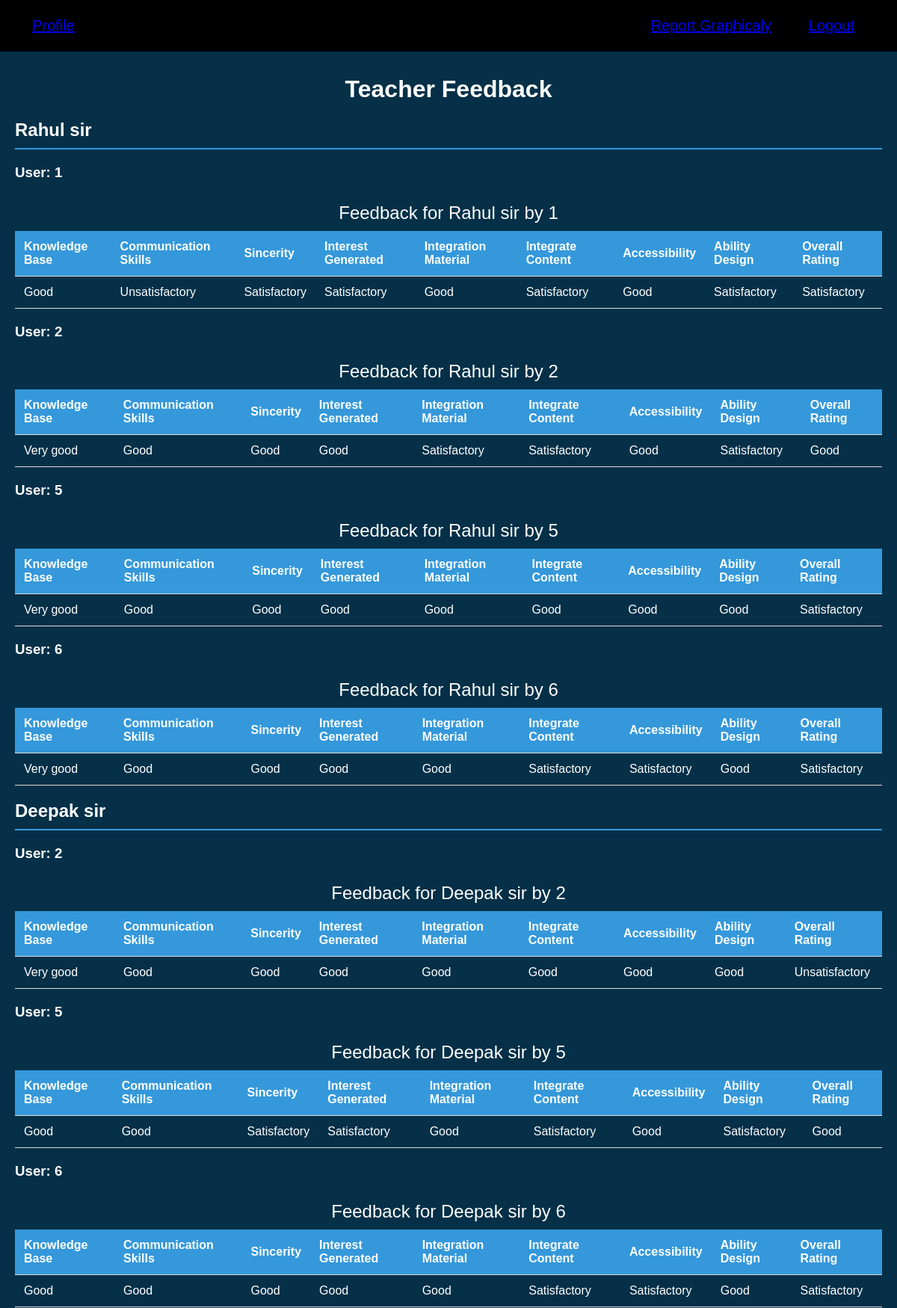
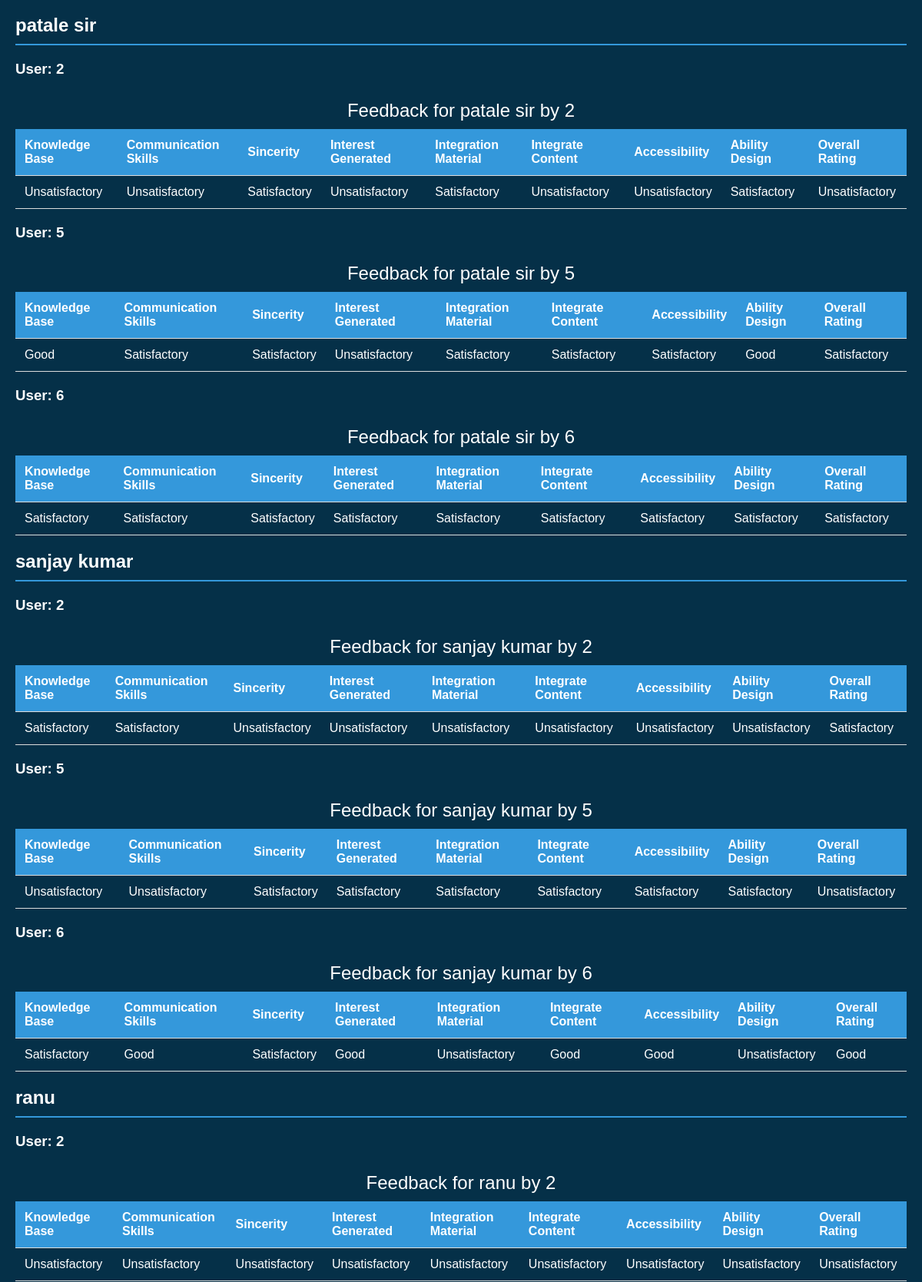
Screenshot of /display_feedback2 (upper part) with the database file from the repository (2 pictures, top to bottom).
### tables this page shows
CREATE TABLE feedback (
            id INTEGER PRIMARY KEY AUTOINCREMENT,
            user_id INTEGER,
            teacher TEXT,
            knowledge_base TEXT,
            communication_skills TEXT,
            sincerity TEXT,
            interest_generated TEXT,
            integration_material TEXT,
            integrate_content TEXT,
            accessibility TEXT,
            ability_design TEXT,
            overall_rating TEXT
        );

### app.py (the view)
@app.route('/display_feedback2')
def display_feedback():
    with sqlite3.connect('feedback.db') as conn:
        c = conn.cursor()
        c.execute('''
            SELECT user_id, teacher, knowledge_base, communication_skills, sincerity, interest_generated, integration_material, integrate_content, accessibility, ability_design, overall_rating
            FROM feedback
        ''')
        feedbacks = c.fetchall()
    feedback_data = {}
    for feedback in feedbacks:
        user_id = feedback[0]
        teacher_name = feedback[1]
        feedback_dict = {
            'username': user_id,  # Assuming user_id can be used as username; adjust if necessary
            'knowledge_base': feedback[2],
            'communication_skills': feedback[3],
            'sincerity': feedback[4],
            'interest_generated': feedback[5],
            'integration_material': feedback[6],
            'integrate_content': feedback[7],
            'accessibility': feedback[8],
            'ability_design': feedback[9],
            'overall_rating': feedback[10]
        }
        if teacher_name not in feedback_data:
            feedback_data[teacher_name] = {}
        if user_id not in feedback_data[teacher_name]:
            feedback_data[teacher_name][user_id] = []
        feedback_data[teacher_name][user_id].append(feedback_dict)
    return render_template('display_feedback2.html', feedback_data=feedback_data)

### templates/display_feedback2.html (shortened to what this page needs)
<!DOCTYPE html>
<html lang="en">
<head>
    <link rel="stylesheet" href="{{ url_for('static', filename='styleTeccherDiss.css') }}">
    <link rel="stylesheet" href="{{ url_for('static', filename='style2.css') }}">
</head>
<body>
    <nav class="navbar">
        <ul>
            <li><a href="/adminProfile">Profile</a></li>
            <li><a href="/report">Report Graphicaly</a></li>
            <li><a href="/logout">Logout</a></li>
        </ul>
    </nav>
    <h1>Teacher Feedback</h1>
    {% for teacher, users_feedbacks in feedback_data.items() %}
        <h2>{{ teacher }}</h2>
        {% for user, feedbacks in users_feedbacks.items() %}
            <h3>User: {{ user }}</h3>
            <table>
                <caption>Feedback for {{ teacher }} by {{ user }}</caption>
                <thead>
                    <tr>
                        <th>Knowledge Base</th>
                        <th>Communication Skills</th>
                        <th>Sincerity</th>
                        <th>Interest Generated</th>
                        <th>Integration Material</th>
                        <th>Integrate Content</th>
                        <th>Accessibility</th>
                        <th>Ability Design</th>
                        <th>Overall Rating</th>
                    </tr>
                </thead>
                <tbody>
                    {% for feedback in feedbacks %}
                        <tr>
                            <td>{{ feedback.knowledge_base }}</td>
                            <td>{{ feedback.communication_skills }}</td>
                            <td>{{ feedback.sincerity }}</td>
                            <td>{{ feedback.interest_generated }}</td>
                            <td>{{ feedback.integration_material }}</td>
                            <td>{{ feedback.integrate_content }}</td>
                            <td>{{ feedback.accessibility }}</td>
                            <td>{{ feedback.ability_design }}</td>
                            <td>{{ feedback.overall_rating }}</td>
                        </tr>
                    {% endfor %}
                </tbody>
            </table>
        {% endfor %}
    {% endfor %}
</body>
</html>

### static/styleTeccherDiss.css (style rules this page uses)
body { font-family: Arial, sans-serif; background-color: #f4f4f9; color: #ffffff; margin: 0; padding: 20px; }
h1 { text-align: center; color: #ffffff; }
h2 { color: #ffffff; border-bottom: 2px solid #3498db; padding-bottom: 10px; margin-bottom: 20px; }
table { width: 100%; border-collapse: collapse; margin-bottom: 20px; }
th, td { padding: 12px; text-align: left; border-bottom: 1px solid #ddd; }
th { background-color: #3498db; color: white; }
table caption { font-size: 1.5em; margin: 10px 0; }

### static/style2.css (style rules this page uses)
body { font-family: Arial, sans-serif; margin: 0; padding-top: 80px; background-color: #053048; }
.navbar { width: 100%; top: 0; left: 0; background-color: #000000; padding: 3px; margin-bottom: 20px; position: fixed; }
.navbar ul, .navbar li:first-child { display: flex; list-style-type: none; justify-content: space-between; align-items: center; font-size: 20px; gap: 50px; color: rgb(255, 255, 255); padding-right: 5%; margin-right: auto; }

### rows the page displays
feedback: teacher "Rahul sir", users_feedbacks "1" "2" "5" "6", users_feedbacks "Rahul sir" "Rahul sir" "Rahul sir" "Rahul sir", users_feedbacks "1" "2" "5" "6", knowledge_base "Good", communication_skills "Unsatisfactory", sincerity "Satisfactory", interest_generated "Satisfactory", integration_material "Good", integrate_content "Satisfactory", accessibility "Good", ability_design "Satisfactory", overall_rating "Satisfactory"
feedback: knowledge_base "Very good", communication_skills "Good", sincerity "Good", interest_generated "Good", integration_material "Satisfactory", integrate_content "Satisfactory", accessibility "Good", ability_design "Satisfactory", overall_rating "Good"
feedback: knowledge_base "Very good", communication_skills "Good", sincerity "Good", interest_generated "Good", integration_material "Good", integrate_content "Good", accessibility "Good", ability_design "Good", overall_rating "Satisfactory"
feedback: knowledge_base "Very good", communication_skills "Good", sincerity "Good", interest_generated "Good", integration_material "Good", integrate_content "Satisfactory", accessibility "Satisfactory", ability_design "Good", overall_rating "Satisfactory"
feedback: teacher "Deepak sir", users_feedbacks "2" "5" "6", users_feedbacks "Deepak sir" "Deepak sir" "Deepak sir", users_feedbacks "2" "5" "6", knowledge_base "Very good", communication_skills "Good", sincerity "Good", interest_generated "Good", integration_material "Good", integrate_content "Good", accessibility "Good", ability_design "Good", overall_rating "Unsatisfactory"
feedback: knowledge_base "Good", communication_skills "Good", sincerity "Satisfactory", interest_generated "Satisfactory", integration_material "Good", integrate_content "Satisfactory", accessibility "Good", ability_design "Satisfactory", overall_rating "Good"
feedback: knowledge_base "Good", communication_skills "Good", sincerity "Good", interest_generated "Good", integration_material "Good", integrate_content "Satisfactory", accessibility "Satisfactory", ability_design "Good", overall_rating "Satisfactory"
feedback: teacher "patale sir", users_feedbacks "2" "5" "6", users_feedbacks "patale sir" "patale sir" "patale sir", users_feedbacks "2" "5" "6", knowledge_base "Unsatisfactory", communication_skills "Unsatisfactory", sincerity "Satisfactory", interest_generated "Unsatisfactory", integration_material "Satisfactory", integrate_content "Unsatisfactory", accessibility "Unsatisfactory", ability_design "Satisfactory", overall_rating "Unsatisfactory"
feedback: knowledge_base "Good", communication_skills "Satisfactory", sincerity "Satisfactory", interest_generated "Unsatisfactory", integration_material "Satisfactory", integrate_content "Satisfactory", accessibility "Satisfactory", ability_design "Good", overall_rating "Satisfactory"
feedback: knowledge_base "Satisfactory", communication_skills "Satisfactory", sincerity "Satisfactory", interest_generated "Satisfactory", integration_material "Satisfactory", integrate_content "Satisfactory", accessibility "Satisfactory", ability_design "Satisfactory", overall_rating "Satisfactory"
feedback: teacher "sanjay kumar", users_feedbacks "2" "5" "6", users_feedbacks "sanjay kumar" "sanjay kumar" "sanjay kumar", users_feedbacks "2" "5" "6", knowledge_base "Satisfactory", communication_skills "Satisfactory", sincerity "Unsatisfactory", interest_generated "Unsatisfactory", integration_material "Unsatisfactory", integrate_content "Unsatisfactory", accessibility "Unsatisfactory", ability_design "Unsatisfactory", overall_rating "Satisfactory"
feedback: knowledge_base "Unsatisfactory", communication_skills "Unsatisfactory", sincerity "Satisfactory", interest_generated "Satisfactory", integration_material "Satisfactory", integrate_content "Satisfactory", accessibility "Satisfactory", ability_design "Satisfactory", overall_rating "Unsatisfactory"
feedback: knowledge_base "Satisfactory", communication_skills "Good", sincerity "Satisfactory", interest_generated "Good", integration_material "Unsatisfactory", integrate_content "Good", accessibility "Good", ability_design "Unsatisfactory", overall_rating "Good"
feedback: teacher "ranu", users_feedbacks "2", users_feedbacks "ranu", users_feedbacks "2", knowledge_base "Unsatisfactory", communication_skills "Unsatisfactory", sincerity "Unsatisfactory", interest_generated "Unsatisfactory", integration_material "Unsatisfactory", integrate_content "Unsatisfactory", accessibility "Unsatisfactory", ability_design "Unsatisfactory", overall_rating "Unsatisfactory"
